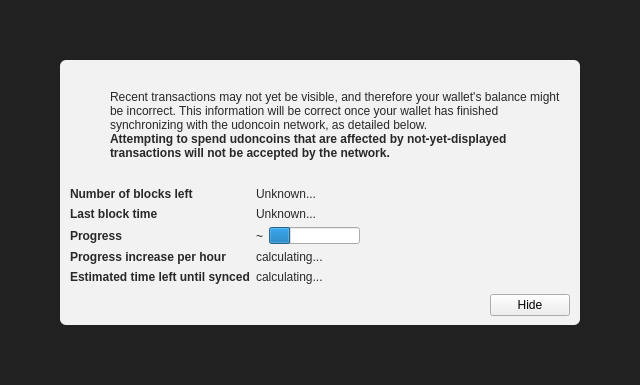
<?xml version="1.0" encoding="UTF-8"?>
<ui version="4.0">
 <class>ModalOverlay</class>
 <widget class="ModalOverlay" name="ModalOverlay">
  <property name="geometry">
   <rect>
    <x>0</x>
    <y>0</y>
    <width>640</width>
    <height>385</height>
   </rect>
  </property>
  <property name="windowTitle">
   <string>Form</string>
  </property>
  <layout class="QVBoxLayout" name="verticalLayout" stretch="0">
   <property name="sizeConstraint">
    <enum>QLayout::SetDefaultConstraint</enum>
   </property>
   <property name="leftMargin">
    <number>0</number>
   </property>
   <property name="topMargin">
    <number>0</number>
   </property>
   <property name="rightMargin">
    <number>0</number>
   </property>
   <property name="bottomMargin">
    <number>0</number>
   </property>
   <item>
    <widget class="QWidget" name="bgWidget" native="true">
     <property name="styleSheet">
      <string notr="true">#bgWidget { background: rgba(0,0,0,220); }</string>
     </property>
     <layout class="QVBoxLayout" name="verticalLayoutMain" stretch="1">
      <property name="leftMargin">
       <number>60</number>
      </property>
      <property name="topMargin">
       <number>60</number>
      </property>
      <property name="rightMargin">
       <number>60</number>
      </property>
      <property name="bottomMargin">
       <number>60</number>
      </property>
      <item>
       <widget class="QWidget" name="contentWidget" native="true">
        <property name="styleSheet">
         <string notr="true">#contentWidget { background: rgba(255,255,255,240); border-radius: 6px; }

QLabel { color: rgb(40,40,40);  }</string>
        </property>
        <layout class="QVBoxLayout" name="verticalLayoutSub" stretch="1,0,0,0">
         <property name="spacing">
          <number>0</number>
         </property>
         <property name="leftMargin">
          <number>10</number>
         </property>
         <property name="topMargin">
          <number>10</number>
         </property>
         <property name="rightMargin">
          <number>10</number>
         </property>
         <property name="bottomMargin">
          <number>10</number>
         </property>
         <item>
          <layout class="QHBoxLayout" name="horizontalLayoutIconText" stretch="0,1">
           <property name="topMargin">
            <number>20</number>
           </property>
           <item>
            <layout class="QVBoxLayout" name="verticalLayoutIcon">
             <property name="leftMargin">
              <number>0</number>
             </property>
             <item>
              <widget class="QPushButton" name="warningIcon">
               <property name="enabled">
                <bool>false</bool>
               </property>
               <property name="text">
                <string/>
               </property>
               <property name="icon">
                <iconset>
                 <normaloff>:/icons/warning</normaloff>
                 <disabledoff>:/icons/warning</disabledoff>:/icons/warning</iconset>
               </property>
               <property name="iconSize">
                <size>
                 <width>48</width>
                 <height>48</height>
                </size>
               </property>
               <property name="flat">
                <bool>true</bool>
               </property>
              </widget>
             </item>
             <item>
              <spacer name="verticalSpacerWarningIcon">
               <property name="orientation">
                <enum>Qt::Vertical</enum>
               </property>
               <property name="sizeHint" stdset="0">
                <size>
                 <width>20</width>
                 <height>40</height>
                </size>
               </property>
              </spacer>
             </item>
            </layout>
           </item>
           <item>
            <layout class="QVBoxLayout" name="verticalLayoutInfoText">
             <property name="leftMargin">
              <number>0</number>
             </property>
             <property name="topMargin">
              <number>0</number>
             </property>
             <item>
              <widget class="QLabel" name="infoText">
               <property name="text">
                <string>Recent transactions may not yet be visible, and therefore your wallet's balance might be incorrect. This information will be correct once your wallet has finished synchronizing with the udoncoin network, as detailed below.</string>
               </property>
               <property name="textFormat">
                <enum>Qt::RichText</enum>
               </property>
               <property name="wordWrap">
                <bool>true</bool>
               </property>
              </widget>
             </item>
             <item>
              <widget class="QLabel" name="infoTextStrong">
               <property name="font">
                <font>
                 <weight>75</weight>
                 <bold>true</bold>
                </font>
               </property>
               <property name="text">
                <string>Attempting to spend udoncoins that are affected by not-yet-displayed transactions will not be accepted by the network.</string>
               </property>
               <property name="textFormat">
                <enum>Qt::RichText</enum>
               </property>
               <property name="wordWrap">
                <bool>true</bool>
               </property>
              </widget>
             </item>
             <item>
              <spacer name="verticalSpacerInTextSpace">
               <property name="orientation">
                <enum>Qt::Vertical</enum>
               </property>
               <property name="sizeHint" stdset="0">
                <size>
                 <width>20</width>
                 <height>40</height>
                </size>
               </property>
              </spacer>
             </item>
            </layout>
           </item>
          </layout>
         </item>
         <item>
          <spacer name="verticalSpacerAfterText">
           <property name="orientation">
            <enum>Qt::Vertical</enum>
           </property>
           <property name="sizeHint" stdset="0">
            <size>
             <width>20</width>
             <height>40</height>
            </size>
           </property>
          </spacer>
         </item>
         <item>
          <layout class="QFormLayout" name="formLayout">
           <property name="fieldGrowthPolicy">
            <enum>QFormLayout::FieldsStayAtSizeHint</enum>
           </property>
           <property name="horizontalSpacing">
            <number>6</number>
           </property>
           <property name="verticalSpacing">
            <number>6</number>
           </property>
           <property name="topMargin">
            <number>10</number>
           </property>
           <item row="0" column="0">
            <widget class="QLabel" name="labelNumberOfBlocksLeft">
             <property name="font">
              <font>
               <weight>75</weight>
               <bold>true</bold>
              </font>
             </property>
             <property name="text">
              <string>Number of blocks left</string>
             </property>
            </widget>
           </item>
           <item row="0" column="1">
            <widget class="QLabel" name="numberOfBlocksLeft">
             <property name="text">
              <string>Unknown...</string>
             </property>
            </widget>
           </item>
           <item row="1" column="0">
            <widget class="QLabel" name="labelLastBlockTime">
             <property name="font">
              <font>
               <weight>75</weight>
               <bold>true</bold>
              </font>
             </property>
             <property name="text">
              <string>Last block time</string>
             </property>
            </widget>
           </item>
           <item row="1" column="1">
            <widget class="QLabel" name="newestBlockDate">
             <property name="sizePolicy">
              <sizepolicy hsizetype="Maximum" vsizetype="Preferred">
               <horstretch>0</horstretch>
               <verstretch>0</verstretch>
              </sizepolicy>
             </property>
             <property name="text">
              <string>Unknown...</string>
             </property>
            </widget>
           </item>
           <item row="2" column="0">
            <widget class="QLabel" name="labelSyncDone">
             <property name="font">
              <font>
               <weight>75</weight>
               <bold>true</bold>
              </font>
             </property>
             <property name="text">
              <string>Progress</string>
             </property>
            </widget>
           </item>
           <item row="2" column="1">
            <layout class="QHBoxLayout" name="horizontalLayoutSync" stretch="0,1">
             <item>
              <widget class="QLabel" name="percentageProgress">
               <property name="text">
                <string notr="true">~</string>
               </property>
              </widget>
             </item>
             <item>
              <widget class="QProgressBar" name="progressBar">
               <property name="value">
                <number>24</number>
               </property>
               <property name="format">
                <string/>
               </property>
              </widget>
             </item>
            </layout>
           </item>
           <item row="4" column="0">
            <widget class="QLabel" name="labelProgressIncrease">
             <property name="font">
              <font>
               <weight>75</weight>
               <bold>true</bold>
              </font>
             </property>
             <property name="text">
              <string>Progress increase per hour</string>
             </property>
            </widget>
           </item>
           <item row="4" column="1">
            <widget class="QLabel" name="progressIncreasePerH">
             <property name="text">
              <string>calculating...</string>
             </property>
            </widget>
           </item>
           <item row="5" column="0">
            <widget class="QLabel" name="labelEstimatedTimeLeft">
             <property name="font">
              <font>
               <weight>75</weight>
               <bold>true</bold>
              </font>
             </property>
             <property name="text">
              <string>Estimated time left until synced</string>
             </property>
            </widget>
           </item>
           <item row="5" column="1">
            <widget class="QLabel" name="expectedTimeLeft">
             <property name="text">
              <string>calculating...</string>
             </property>
            </widget>
           </item>
          </layout>
         </item>
         <item>
          <layout class="QHBoxLayout" name="horizontalLayoutButtons">
           <property name="leftMargin">
            <number>10</number>
           </property>
           <property name="topMargin">
            <number>10</number>
           </property>
           <item>
            <spacer name="horizontalSpacer">
             <property name="orientation">
              <enum>Qt::Horizontal</enum>
             </property>
             <property name="sizeHint" stdset="0">
              <size>
               <width>40</width>
               <height>20</height>
              </size>
             </property>
            </spacer>
           </item>
           <item>
            <widget class="QPushButton" name="closeButton">
             <property name="text">
              <string>Hide</string>
             </property>
            </widget>
           </item>
          </layout>
         </item>
        </layout>
       </widget>
      </item>
     </layout>
    </widget>
   </item>
  </layout>
 </widget>
 <customwidgets>
  <customwidget>
   <class>ModalOverlay</class>
   <extends>QWidget</extends>
   <header>modaloverlay.h</header>
   <container>1</container>
  </customwidget>
 </customwidgets>
 <resources/>
 <connections/>
</ui>
